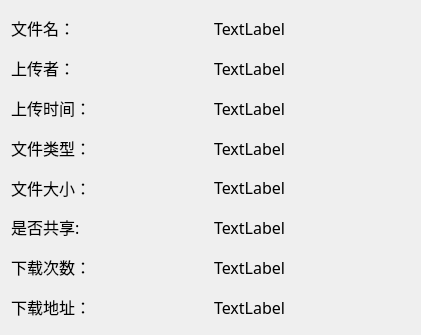
<?xml version="1.0" encoding="UTF-8"?>
<ui version="4.0">
 <class>fileproperty</class>
 <widget class="QWidget" name="fileproperty">
  <property name="geometry">
   <rect>
    <x>0</x>
    <y>0</y>
    <width>421</width>
    <height>335</height>
   </rect>
  </property>
  <property name="font">
   <font>
    <family>方正姚体</family>
    <pointsize>12</pointsize>
   </font>
  </property>
  <property name="windowTitle">
   <string>Form</string>
  </property>
  <layout class="QGridLayout" name="gridLayout">
   <item row="0" column="0">
    <widget class="QLabel" name="label_filename">
     <property name="text">
      <string>文件名：</string>
     </property>
    </widget>
   </item>
   <item row="0" column="1">
    <widget class="QLabel" name="filename_str">
     <property name="text">
      <string>TextLabel</string>
     </property>
    </widget>
   </item>
   <item row="1" column="0">
    <widget class="QLabel" name="label_uploader">
     <property name="text">
      <string>上传者：</string>
     </property>
    </widget>
   </item>
   <item row="1" column="1">
    <widget class="QLabel" name="uploader_str">
     <property name="text">
      <string>TextLabel</string>
     </property>
    </widget>
   </item>
   <item row="2" column="0">
    <widget class="QLabel" name="label_uploadtime">
     <property name="text">
      <string>上传时间：</string>
     </property>
    </widget>
   </item>
   <item row="2" column="1">
    <widget class="QLabel" name="uploadtime_str">
     <property name="text">
      <string>TextLabel</string>
     </property>
    </widget>
   </item>
   <item row="3" column="0">
    <widget class="QLabel" name="label_filetype">
     <property name="text">
      <string>文件类型：</string>
     </property>
    </widget>
   </item>
   <item row="3" column="1">
    <widget class="QLabel" name="filetype_str">
     <property name="text">
      <string>TextLabel</string>
     </property>
    </widget>
   </item>
   <item row="4" column="0">
    <widget class="QLabel" name="label_filesize">
     <property name="text">
      <string>文件大小：</string>
     </property>
    </widget>
   </item>
   <item row="4" column="1">
    <widget class="QLabel" name="filesize_str">
     <property name="text">
      <string>TextLabel</string>
     </property>
    </widget>
   </item>
   <item row="5" column="0">
    <widget class="QLabel" name="label_isshared">
     <property name="text">
      <string>是否共享:</string>
     </property>
    </widget>
   </item>
   <item row="5" column="1">
    <widget class="QLabel" name="isshared_str">
     <property name="text">
      <string>TextLabel</string>
     </property>
    </widget>
   </item>
   <item row="6" column="0">
    <widget class="QLabel" name="label_pv">
     <property name="text">
      <string>下载次数：</string>
     </property>
    </widget>
   </item>
   <item row="6" column="1">
    <widget class="QLabel" name="pv_str">
     <property name="text">
      <string>TextLabel</string>
     </property>
    </widget>
   </item>
   <item row="7" column="0">
    <widget class="QLabel" name="label_fileurl">
     <property name="text">
      <string>下载地址：</string>
     </property>
    </widget>
   </item>
   <item row="7" column="1">
    <widget class="QLabel" name="downloadurl_str">
     <property name="text">
      <string>TextLabel</string>
     </property>
    </widget>
   </item>
  </layout>
 </widget>
 <resources/>
 <connections/>
</ui>
